Frame 1 (no input): blank canvas, image omitted
Frame 60 (the mouse pressed at the canvas centre just before this capture): blank canvas, image omitted
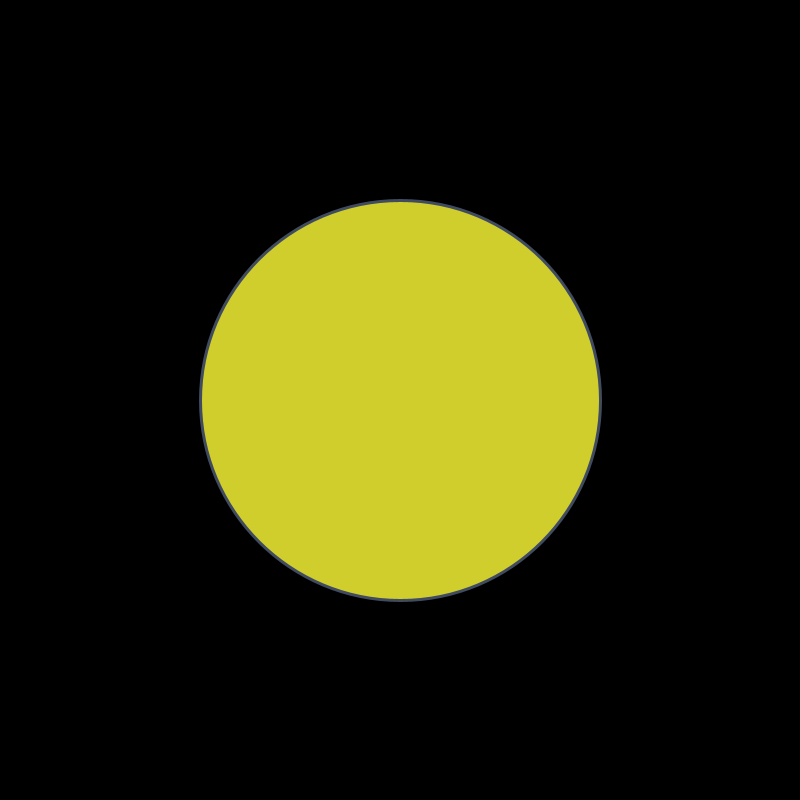
Frame 120 (the mouse held since frame 60 and released just before this capture)

The Processing sketch whose frames 1 and 60 were blank and that drew this single picture after the mouse press (run headless with seeded random() and noise(); from frame 60 on, the mouse is pressed at the canvas centre):

// Processing sketch: NewSeizureBall
// ── NewSeizureBall.pde
//  Set up happens ONCE
void setup() {
 frameRate(240);  
  size(800,800);
//how many pixels thick
strokeWeight(3);
stroke(65,75,95);
}

void draw() {
  //draw a circle
  //make it grow depending on mouse position.
  background(0); //refreshes the screen during each draw to black.
  ellipse(width/2, height/2, mouseX,mouseY); //half the H and W. sizes are mouse positions
  //fill the next shape with a random color
  fill(random(255),random(255),random(255) );
}
